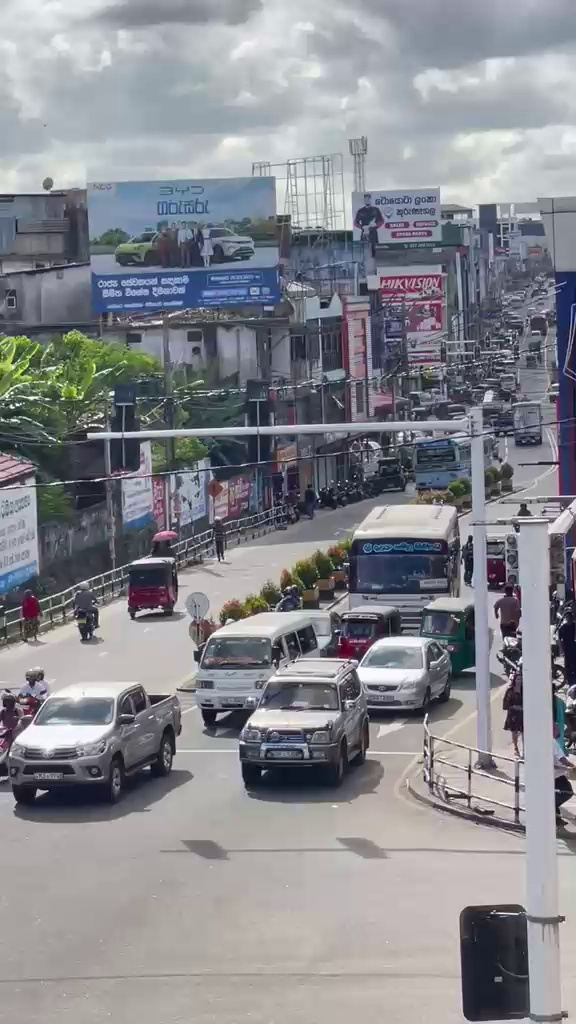
#> input picture TrafficEye/backend/calibration/first_frame.jpg, 576 x 1024 px
$ python verify_roi.py
#> lines starting #> are read from the running program, lines starting #| are printed output that depends on the picture; after the words box and inside, x2 and y2 are one past the last pixel; in counts of white or black regions, pixels touching at a corner belong together
"""
TrafficEye - ROI / speed-line verification tool.

Reads backend/calibration/roi_config.json, draws the saved ROI polygon and
line_a / line_b on top of backend/calibration/first_frame.jpg, and writes the
result to backend/calibration/roi_line_check.jpg. Non-interactive - no
window is opened.

Run from the backend/ directory:
    python verify_roi.py
"""

import json
import sys
from pathlib import Path

import cv2
import numpy as np

BASE_DIR = Path(__file__).resolve().parent
CALIBRATION_DIR = BASE_DIR / "calibration"
FIRST_FRAME_PATH = CALIBRATION_DIR / "first_frame.jpg"
CONFIG_PATH = CALIBRATION_DIR / "roi_config.json"
OUTPUT_PATH = CALIBRATION_DIR / "roi_line_check.jpg"

ROI_COLOR = (0, 140, 255)     # orange (BGR)
LINE_A_COLOR = (60, 60, 255)  # red (BGR)
LINE_B_COLOR = (0, 220, 120)  # green (BGR)
TEXT_COLOR = (255, 255, 255)


def main():
    if not CONFIG_PATH.exists():
        print(f"ERROR: config file not found -> {CONFIG_PATH}")
        sys.exit(1)
    if not FIRST_FRAME_PATH.exists():
        print(f"ERROR: first frame not found -> {FIRST_FRAME_PATH}")
        sys.exit(1)

    with open(CONFIG_PATH) as f:
#> (reads TrafficEye/backend/calibration/roi_config.json from the repository)
        config = json.load(f)

    roi_points = config["roi_points"]
    line_a = config["line_a"]
    line_b = config["line_b"]
    real_world_distance_m = config.get("real_world_distance_m")

    frame = cv2.imread(str(FIRST_FRAME_PATH))
#> frame is the input picture: shape (1024, 576, 3); mean B, G, R 142.3, 136.6, 135.4
    if frame is None:
        print(f"ERROR: could not load image -> {FIRST_FRAME_PATH}")
        sys.exit(1)

    # ROI polygon
    for i, (x, y) in enumerate(roi_points):
        cv2.circle(frame, (x, y), 5, ROI_COLOR, -1)
        cv2.putText(frame, str(i + 1), (x + 8, y - 8),
                    cv2.FONT_HERSHEY_SIMPLEX, 0.5, ROI_COLOR, 2)
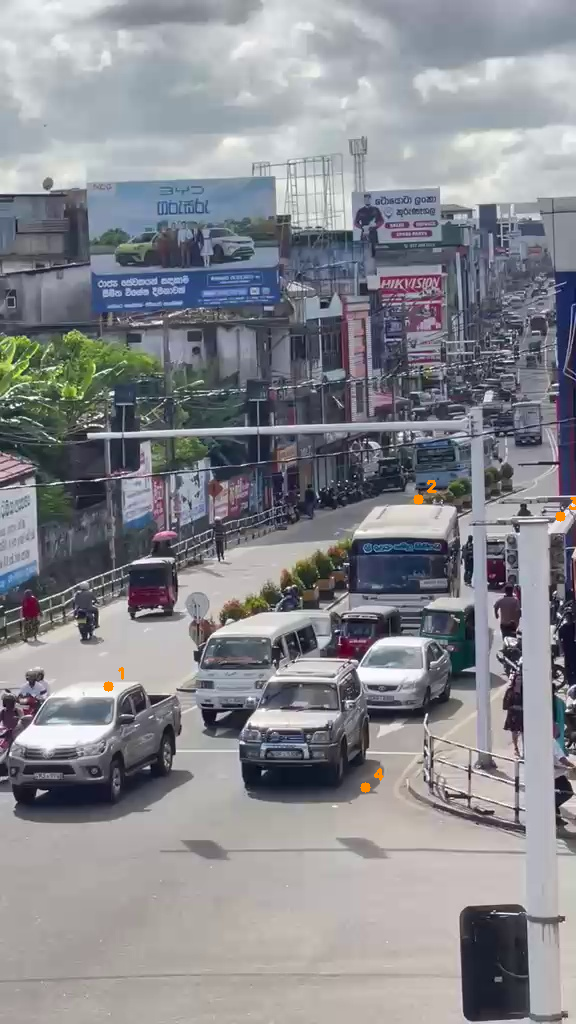
#> frame: shape (1024, 576, 3); 0.1% of pixels changed, all inside (x1, y1, x2, y2) = (103, 480, 576, 793)
    cv2.polylines(frame, [np.array(roi_points, dtype=int)], isClosed=True,
                  color=ROI_COLOR, thickness=2)
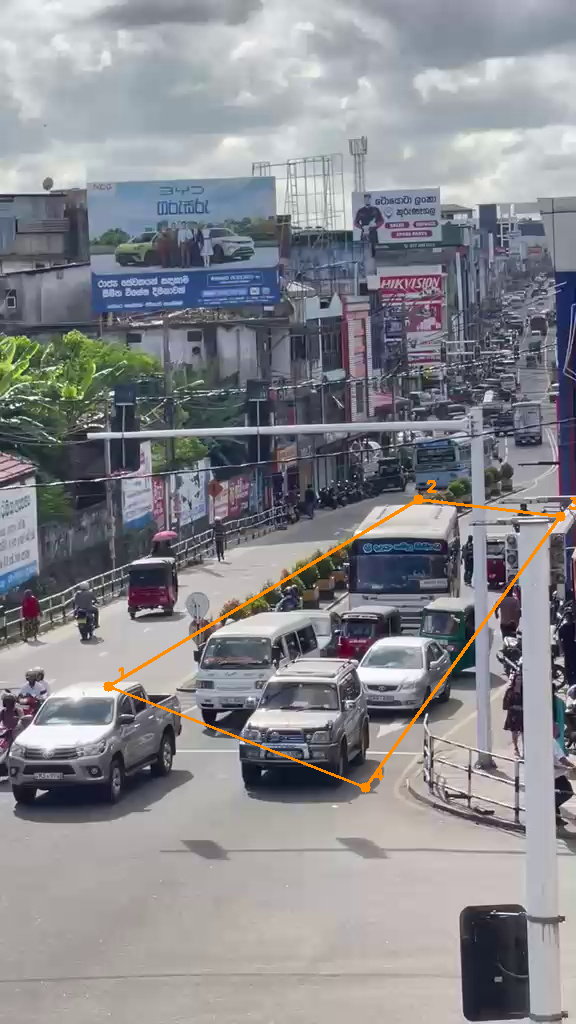
#> frame: shape (1024, 576, 3); 0.56% of pixels changed, all inside (x1, y1, x2, y2) = (112, 499, 559, 787)

    # line_a
    for i, (x, y) in enumerate(line_a):
        cv2.circle(frame, (x, y), 5, LINE_A_COLOR, -1)
        cv2.putText(frame, str(i + 1), (x + 8, y - 8),
                    cv2.FONT_HERSHEY_SIMPLEX, 0.5, LINE_A_COLOR, 2)
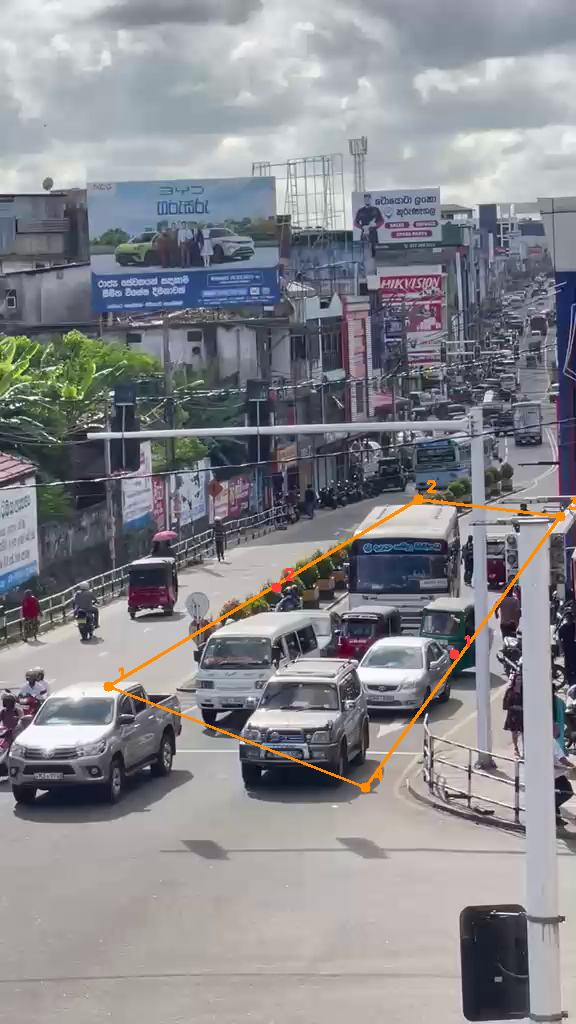
#> frame: shape (1024, 576, 3); 0.05% of pixels changed, all inside (x1, y1, x2, y2) = (271, 568, 470, 660)
    cv2.line(frame, tuple(line_a[0]), tuple(line_a[1]), LINE_A_COLOR, 2)
    cv2.putText(frame, "line_a", tuple(line_a[0]),
                cv2.FONT_HERSHEY_SIMPLEX, 0.6, LINE_A_COLOR, 2)
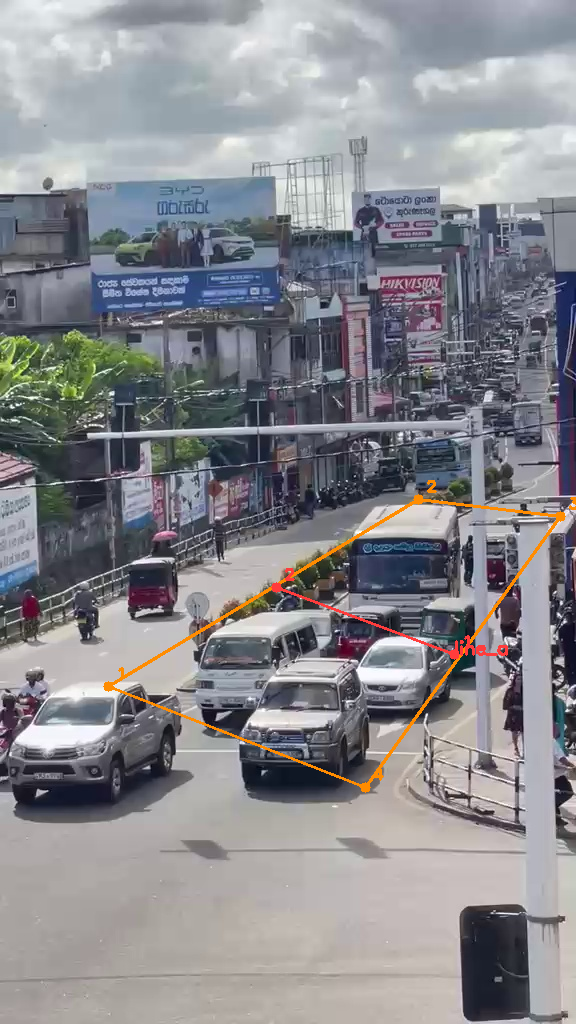
#> frame: shape (1024, 576, 3); mean B, G, R 141.4, 136.6, 136.5

    # line_b
    for i, (x, y) in enumerate(line_b):
        cv2.circle(frame, (x, y), 5, LINE_B_COLOR, -1)
        cv2.putText(frame, str(i + 1), (x + 8, y - 8),
                    cv2.FONT_HERSHEY_SIMPLEX, 0.5, LINE_B_COLOR, 2)
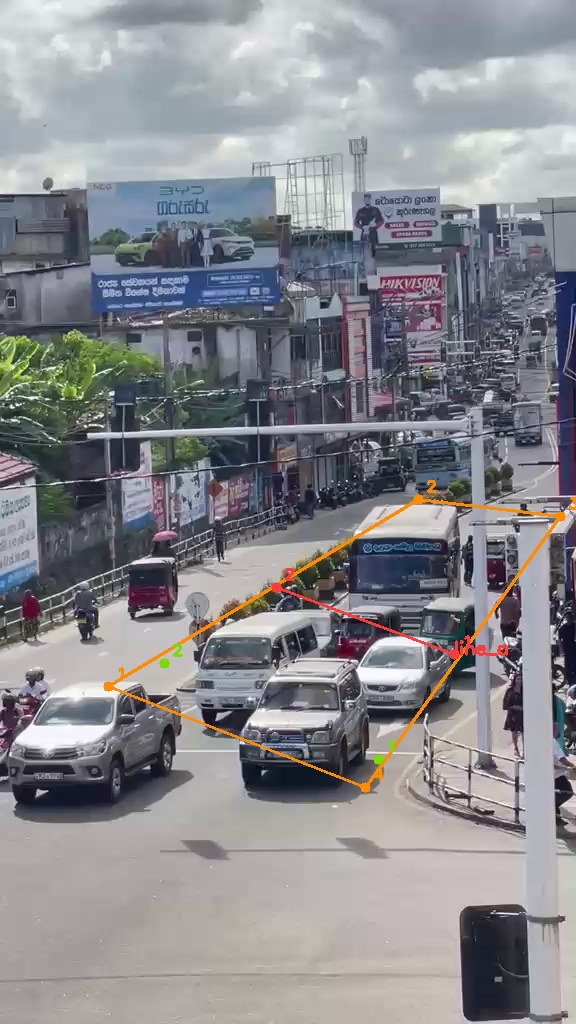
#> frame: shape (1024, 576, 3); 0.05% of pixels changed, all inside (x1, y1, x2, y2) = (159, 644, 394, 765)
    cv2.line(frame, tuple(line_b[0]), tuple(line_b[1]), LINE_B_COLOR, 2)
    cv2.putText(frame, "line_b", tuple(line_b[0]),
                cv2.FONT_HERSHEY_SIMPLEX, 0.6, LINE_B_COLOR, 2)
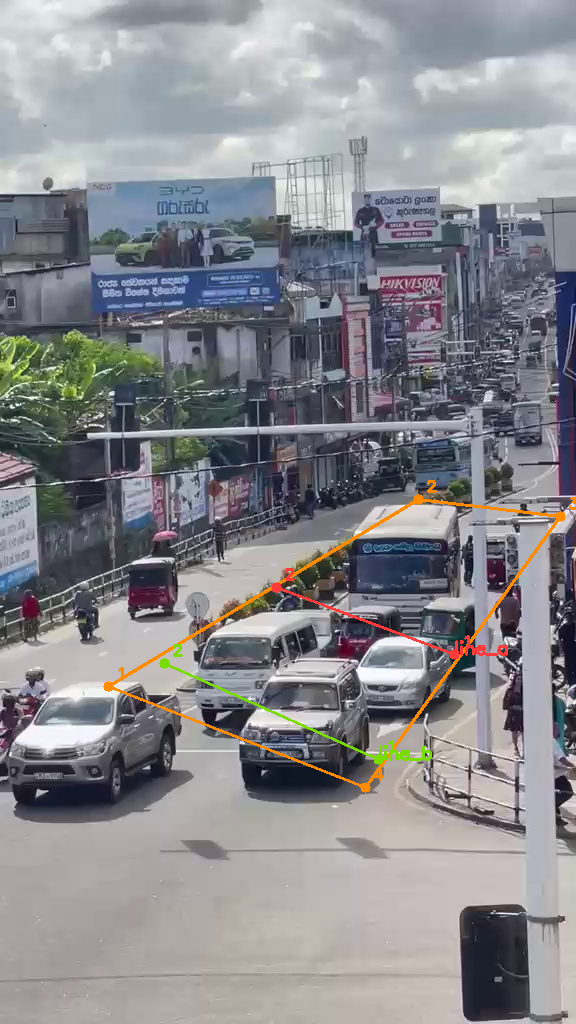
#> frame: shape (1024, 576, 3); mean B, G, R 141.1, 136.8, 136.4

    CALIBRATION_DIR.mkdir(exist_ok=True)
    cv2.imwrite(str(OUTPUT_PATH), frame)
    print(f"Video: {config.get('video_name')}")
    print(f"ROI points: {roi_points}")
    print(f"line_a: {line_a}")
    print(f"line_b: {line_b}")
    print(f"real_world_distance_m: {real_world_distance_m}")
    print(f"Saved annotated check image -> {OUTPUT_PATH}")


if __name__ == "__main__":
    main()
